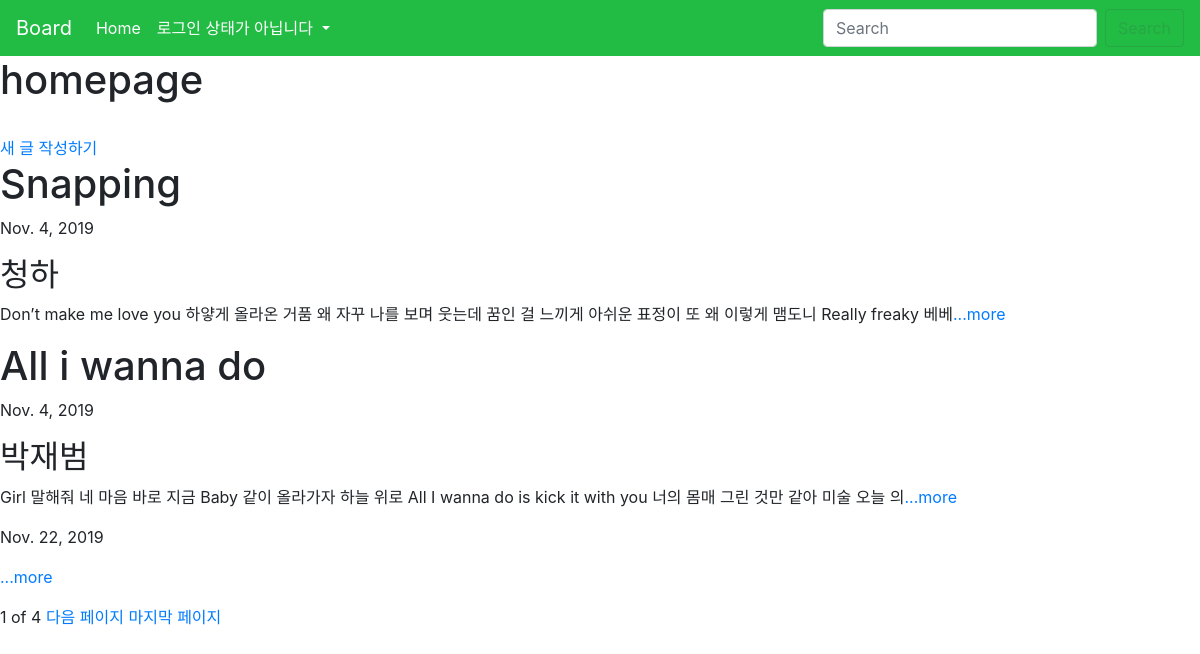
The page / on the database its author committed.
### app_board/models.py (models this page shows, shortened)
class Post(models.Model):
    name = models.CharField(max_length=200)
    date = models.DateField('data published')
    writer = models.CharField(max_length=10)
    body = models.TextField()
    def summary(self):
        return self.body[:100]

### app_board/views.py (the view)
# urls.py: 2. Add a URL to urlpatterns:  path('', views.home, name='home')
def home(request):
    post = Post.objects
    post_list = Post.objects.all()
    paginator = Paginator(post_list,3)
    page = request.GET.get('page')
    posts = paginator.get_page(page)
    return render(request, 'home.html',{'post': post, 'posts':posts})

### app_board/templates/home.html (shortened to what this page needs)
{% extends 'base.html' %}
{%block content%}
<h1>
    homepage
</h1>
<br>
<a href = "{%url 'new'%}">새 글 작성하기</a>
{% for post in posts %}
    <h1>{{post.name}}</h1>
    <p>{{post.date}}</p>
    <h2>{{post.writer}}</h2>
    <p>{{post.summary}}<a href="{% url 'detail' post.id %}">...more </a></p>
{% endfor %}
<div class="page">
    <span>{{posts.number}}</span>
    <span>of</span>
    <span>{{posts.paginator.num_pages}}</span>
    {%if posts.has_next%}
    <a href="?page={{posts.next_page_number}}">다음 페이지</a>
    <a href="?page={{posts.paginator.num_pages}}">마지막 페이지</a>
    {%endif%}
</div>
{%endblock%}

### rows shown on the page
Post: name "Snapping", date "Nov. 4, 2019", writer "청하", summary "Don’t make me love you 하얗게 올라온 거품 왜 자꾸 나를 보며 웃는데 꿈인 걸 느끼게 아쉬운 표정이 또 왜 이렇게 맴도니 Really freaky 베베"
Post: name "All i wanna do", date "Nov. 4, 2019", writer "박재범", summary "Girl 말해줘 네 마음 바로 지금 Baby 같이 올라가자 하늘 위로 All I wanna do is kick it with you 너의 몸매 그린 것만 같아 미술 오늘 의"
Post: date "Nov. 22, 2019"

### other values the page prints
{{ posts.number }} "1"
{{ posts.paginator.num_pages }} "4"
